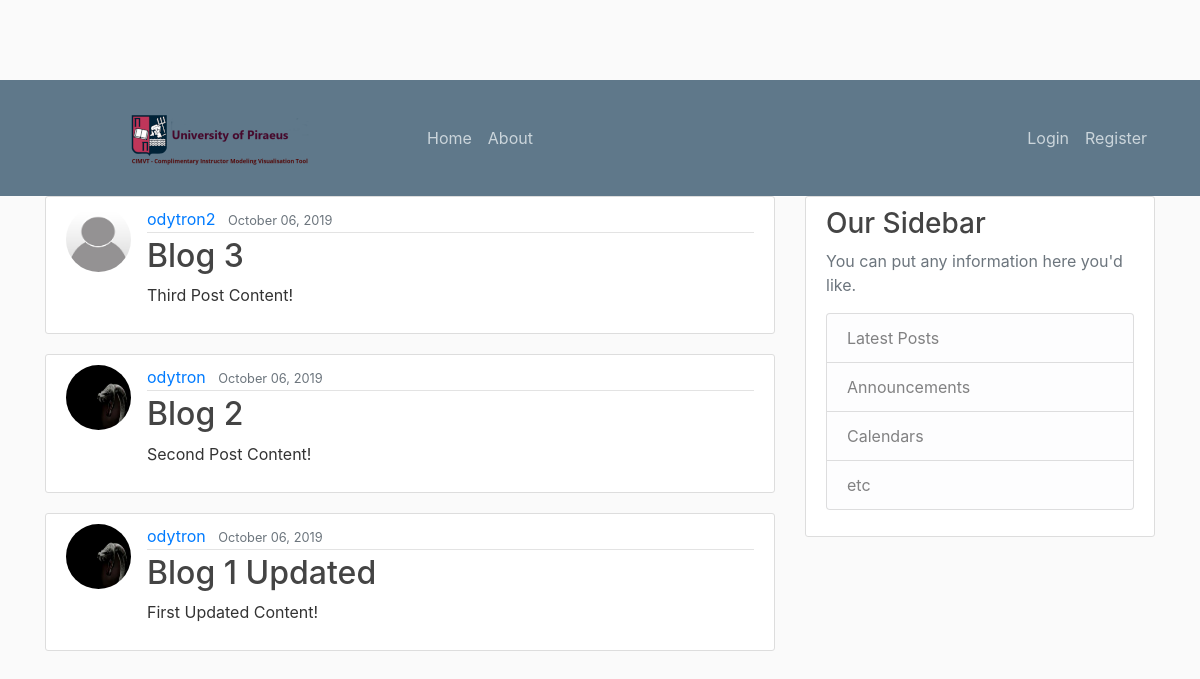
The app's page /, older data.
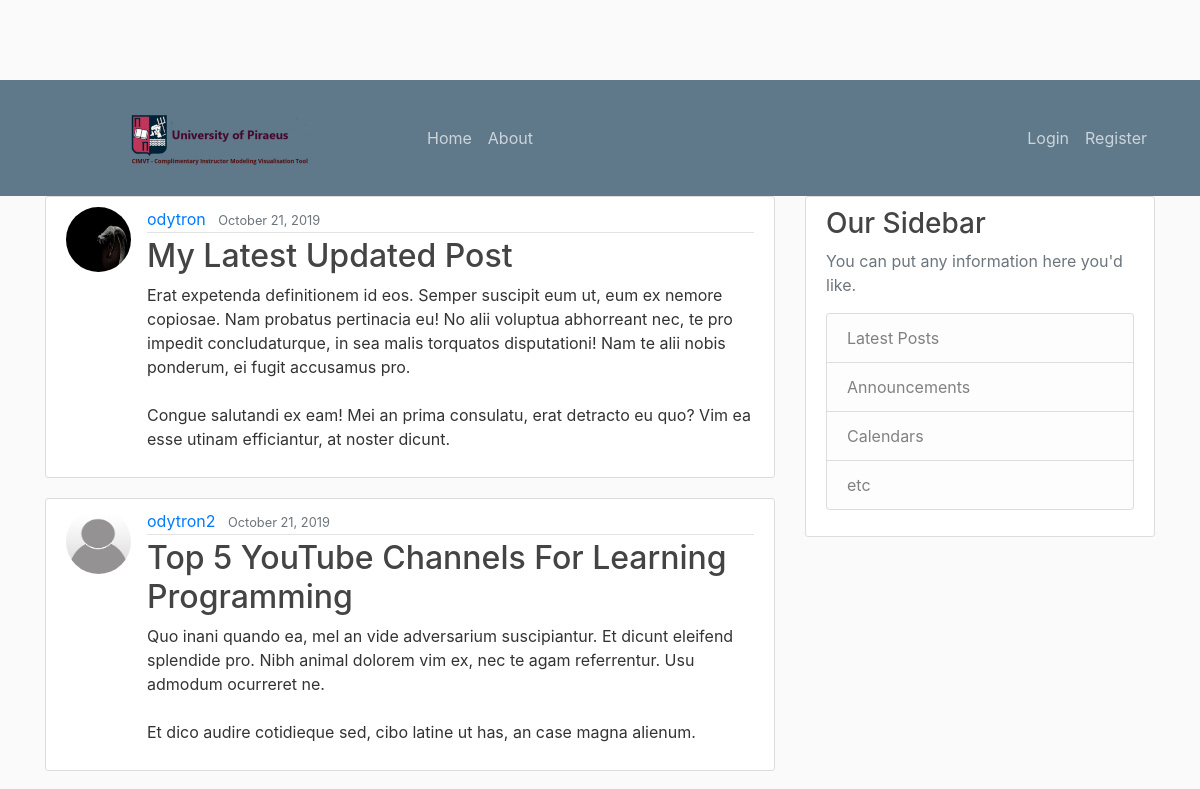
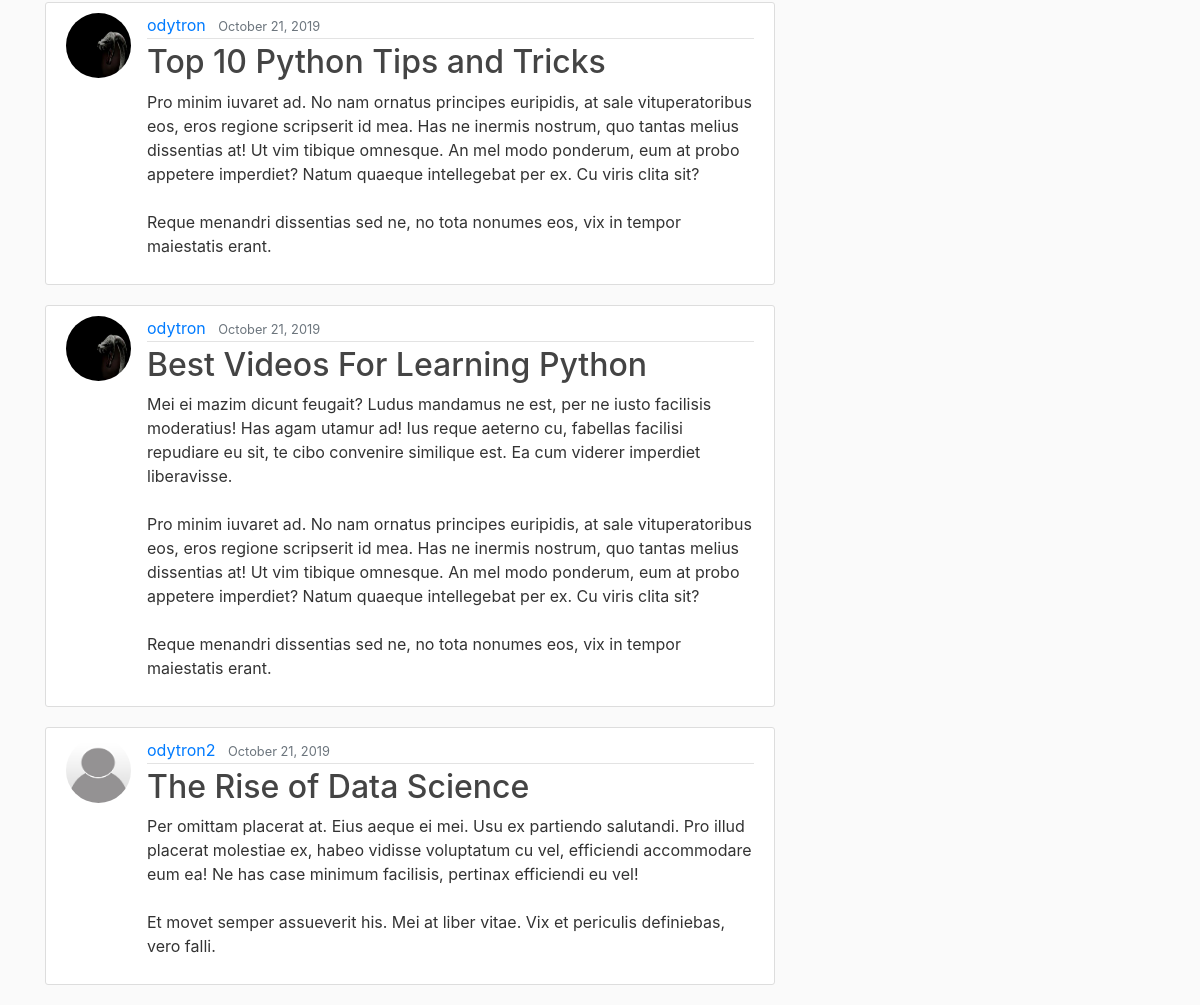
The same page, newer data (2 pictures, top to bottom).
### blog/models.py (models this page shows, shortened)
class Post(models.Model):
    title = models.CharField(max_length=100)
    content = models.TextField()
    date_posted = models.DateTimeField(default=timezone.now)
    author = models.ForeignKey(User, on_delete=models.CASCADE)

### users/models.py (models this page shows, shortened)
class Profile(models.Model):
    user = models.OneToOneField(User, on_delete=models.CASCADE)
    image = models.ImageField(default='default.jpg', upload_to='profile_pics')

### blog/views.py (the view)
# urls.py: path('', PostListView.as_view(), name='blog-home'),
class PostListView(ListView):
    model = Post
    template_name = 'blog/home.html' # <app>/<model>_<viewtype>.html (it expects a template with that name)
    context_object_name = 'posts'
    ordering = ['-date_posted']
    paginate_by = 5

### blog/templates/blog/home.html
{% extends "blog/base.html" %}
{% block content %}
   {%  for post in posts %}
       <article class="media content-section">
       <img class="rounded-circle article-img" src="{{ post.author.profile.image.url }}">
           <div class="media-body">
               <div class="article-metadata">
                   <a class="mr-2" href="#">{{ post.author }}</a>
                   <small class="text-muted">{{ post.date_posted|date:"F d, Y" }}</small>
               </div>
               <h2><a class="article-title" href="{% url 'post-detail' post.id %}">{{ post.title }}</a></h2>
               <p class="article-content">{{ post.content }}</p>
           </div>
       </article>
   {% endfor %}
{% endblock content %}

Row changes from the older to the newer data that the page shows:
no longer on this page (row unchanged): Post: author.profile.image (placeholder picture), author "odytron2", date_posted "October 06, 2019", title "Blog 3", content "Third Post Content!"
no longer on this page (row unchanged): Post: author.profile.image (picture), author "odytron", date_posted "October 06, 2019", title "Blog 2", content "Second Post Content!"
no longer on this page (row unchanged): Post: author.profile.image (picture), author "odytron", date_posted "October 06, 2019", title "Blog 1 Updated", content "First Updated Content!"
added Post: author.profile.image (picture), author "odytron", date_posted "October 21, 2019", title "My Latest Updated Post", content "Erat expetenda definitionem id eos. Semper suscipit eum ut, eum ex nemore copiosae. Nam probatus pertinacia eu! No alii voluptua abhorreant nec, te pro impedit concludaturque, in sea malis torquatos disputationi! Nam te alii nobis ponderum, ei fugit accusamus pro. Congue salutandi ex eam! Mei an prima consulatu, erat detracto eu quo? Vim ea esse utinam efficiantur, at noster dicunt."
added Post: author.profile.image (placeholder picture), author "odytron2", date_posted "October 21, 2019", title "Top 5 YouTube Channels For Learning Programming", content "Quo inani quando ea, mel an vide adversarium suscipiantur. Et dicunt eleifend splendide pro. Nibh animal dolorem vim ex, nec te agam referrentur. Usu admodum ocurreret ne. Et dico audire cotidieque sed, cibo latine ut has, an case magna alienum."
added Post: author.profile.image (picture), author "odytron", date_posted "October 21, 2019", title "Top 10 Python Tips and Tricks", content "Pro minim iuvaret ad. No nam ornatus principes euripidis, at sale vituperatoribus eos, eros regione scripserit id mea. Has ne inermis nostrum, quo tantas melius dissentias at! Ut vim tibique omnesque. An mel modo ponderum, eum at probo appetere imperdiet? Natum quaeque intellegebat per ex. Cu viris clita sit? Reque menandri dissentias sed ne, no tota nonumes eos, vix in tempor maiestatis erant."
added Post: author.profile.image (picture), author "odytron", date_posted "October 21, 2019", title "Best Videos For Learning Python", content "Mei ei mazim dicunt feugait? Ludus mandamus ne est, per ne iusto facilisis moderatius! Has agam utamur ad! Ius reque aeterno cu, fabellas facilisi repudiare eu sit, te cibo convenire similique est. Ea cum viderer imperdiet liberavisse. Pro minim iuvaret ad. No nam ornatus principes euripidis, at sale vituperatoribus eos, eros regione scripserit id mea. Has ne inermis nostrum, quo tantas melius dissentias at! Ut vim tibique omnesque. An mel modo ponderum, eum at probo appetere imperdiet? Natum quaeque intellegebat per ex. Cu viris clita sit? Reque menandri dissentias sed ne, no tota nonumes eos, vix in tempor maiestatis erant."
added Post: author.profile.image (placeholder picture), author "odytron2", date_posted "October 21, 2019", title "The Rise of Data Science", content "Per omittam placerat at. Eius aeque ei mei. Usu ex partiendo salutandi. Pro illud placerat molestiae ex, habeo vidisse voluptatum cu vel, efficiendi accommodare eum ea! Ne has case minimum facilisis, pertinax efficiendi eu vel! Et movet semper assueverit his. Mei at liber vitae. Vix et periculis definiebas, vero falli."
